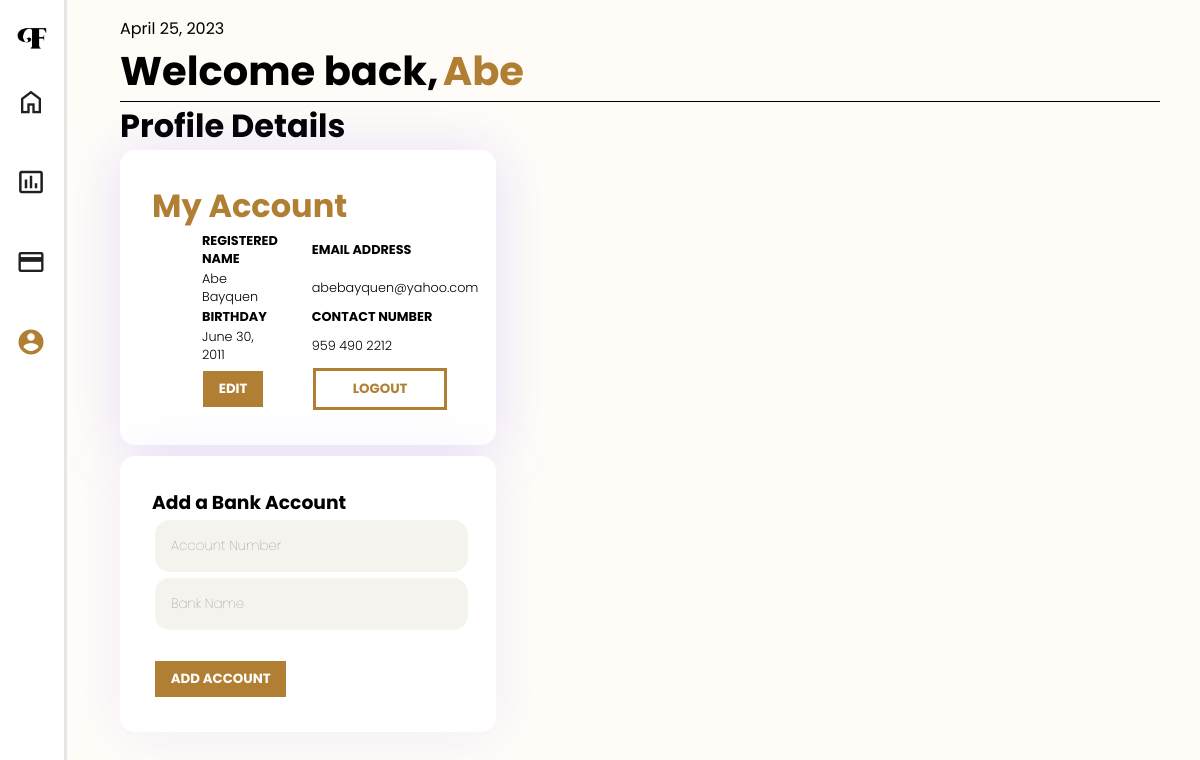
Screenshot of /accounts.php (signed in) with the database file from the repository.
### tables this page shows
CREATE TABLE IF NOT EXISTS `user_info` (
  `u_ID` int(8) NOT NULL AUTO_INCREMENT,
  `first_name` varchar(32) NOT NULL,
  `last_name` varchar(32) NOT NULL,
  `birthdate` date NOT NULL,
  `email` varchar(32) NOT NULL,
  `contact_num` varchar(24) NOT NULL,
  PRIMARY KEY (`u_ID`)
);

### accounts.php (the view, shortened to what this page needs)
<!DOCTYPE html>
<html lang="en">
<head>
    <link rel="stylesheet" href="css/Nav-Head.css"/>
    <link rel="stylesheet" href="css/profile.css"/>
</head>
<body>
 <?php include 'leftnavbar.php';?>
        <main>
        <?php include 'header-date-user.php';?>
        <h1 class="head-title">
          Profile Details
        </h1>
        <div class="profile-cont">
            <h1 class="head-title title-highlight">My Account</h1>
            <table class="profile-table">
                <?php
                    include('dbconn.php');
                    $userid = $_SESSION['sess_uid'];
                    $resultGetUser = $conn->query("SELECT * FROM user_info WHERE u_id = $userid");
                    $tu = $resultGetUser -> fetch_assoc();
                ?>
                <tr class="profile-tr">
                    <td class="profile-tr bold">REGISTERED NAME</td>
                    <td class="bold">EMAIL ADDRESS</td>
                </tr>
                <tr>
                    <td class="light"><?php echo $tu["first_name"] ." ". $tu["last_name"];?></td>
                    <td class="light"><?php echo $tu["email"];?></td>
                </tr>
                <tr>
                    <td class="bold">BIRTHDAY</td>
                    <td class="bold">CONTACT NUMBER</td>
                </tr>
                <tr>
                    <td class="light">
                        <?php
                         $bdat = date_create($tu["birthdate"])->format('F d, Y');
                         echo $bdat;
                        ?>
                    </td>
                    <td class="light"><?php echo $tu["contact_num"];?></td>
                </tr>
                <tr>
                    <td>
                        <form>
                            <button formaction="accounts-edit.php" class="add-button" value="EDIT">EDIT</button>
                        </form>
                    </td>
                    <td>
                        <form action="log-out.php">
                            <input class="add-button outlined"type="submit" value="LOGOUT">
                        </form>
                    </td>
                </tr>
            </table>
        </div>
        <div class="quick-acc">
            <h3 class="small-title-black">Add a Bank Account</h3>
            <form action="accounts-add.php" method="post">
                <input class="rounded-form" type="text" name="Acc_num" placeholder="Account Number"><br>
                <input class="rounded-form" type="text" name="Bank_name" placeholder="Bank Name"><br>
                <input class="rounded-form" type="hidden" name="pagefrom" value="<?php echo basename($_SERVER["REQUEST_URI"], ".php") ?>"><br>
                <input class="add-button save" type="submit" value="ADD ACCOUNT">
            </form>
        </div>
</body>
</html>

### css/Nav-Head.css (style rules this page uses)
:root { --transition-speed: 600ms; }
body { font-family: Poppins; background-color: #FFFCF8; margin: 0; padding: 0; }
main { margin-left: 5rem; padding: 1rem 2.5rem; position: relative; z-index: 0; }
p, h1,h2,h3 { padding: 0; margin: 0; }
.head-title { font-size: clamp(1.5rem, 2vw + 1rem, 2rem); }

### css/profile.css (style rules this page uses)
.profile-table { font-size: 80%; margin-left: 2rem; }
.profile-cont { background-color: white; padding: 2rem; width:30%; border-radius: 15px; filter: drop-shadow(0px 3px 30px rgba(123, 97, 255, 0.2)); }
.profile-tr { width: 55%; }
.bold { font-weight: 700; }
.light { font-weight: 300; }
.title-highlight { color: #B17F33; }
.quick-acc { margin-top: 1%; width: 30%; background-color: rgb(255, 255, 255); padding: 2rem; border-radius: 15px; filter: drop-shadow(0px 3px 30px rgba(123, 97, 255, 0.1)); }
.rounded-form { width: 90%; padding: 1rem; margin: 1%; border-style: none; background-color: #F5F3ED; border-radius: 15px; font-family: poppins; font-weight: 100; }
.add-button { width:80%; text-decoration: none; padding: 0.5rem; border-style: none; background-color: #B17F33; font-family: poppins; font-weight: 700; color: white; margin: 1%; cursor: pointer; transition: 0.3s; }
.outlined { border-style: solid; border-width: 3px; border-color: #B17F33; background: none; color: #B17F33; }
.save { width: 42%; }
td:first-child, th:first-child { border-radius: 15px 0 0 15px; }
td { padding: 0 1rem ; }
td:last-child, th:last-child { border-radius: 0 15px 15px 0; }

### rows the page displays
user_info: first_name "Abe", last_name "Bayquen", email "abebayquen@yahoo.com", birthdate "June 30, 2011", contact_num "959 490 2212"

### other values shown
$today "April 25, 2023"
$_SESSION["sess_fname"] "Abe"
